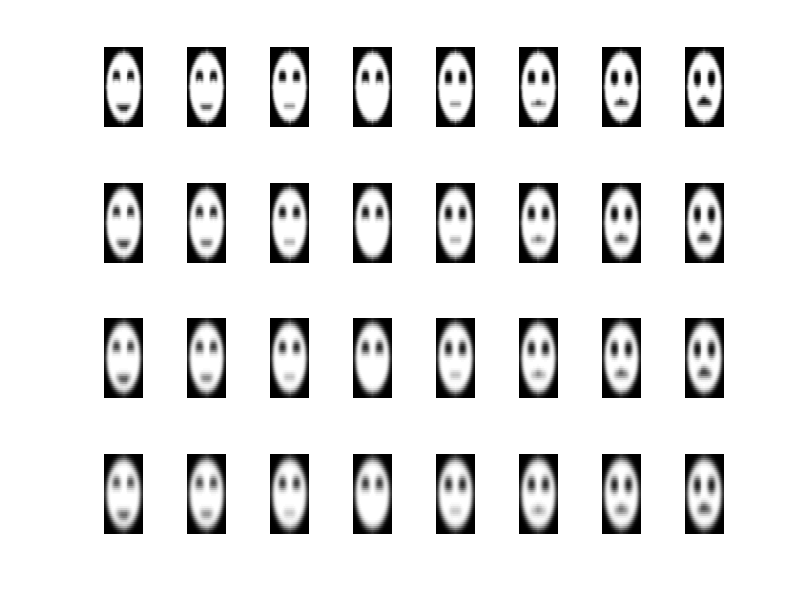

The MATLAB source for this figure: (Note: this script raises an error after producing the figure.)
function MakeEmojiData()
close all
N = 40;
face = zeros(N);
t = linspace(0,1,N);
[x,y] = meshgrid(t,t);
R = 0.45; % face radius
reye = 0.1; % eye radius
deye = R/2;
aleye = 5*pi/6;
scleye = [cos(aleye);sin(aleye)];
areye = pi/6;
screye = [cos(areye);sin(areye)];
c = [0.5;0.5]; % face center;
% mouth
mx1 = c(1) - R/2;
mx2 = c(1) + R/2;
my0 = c(2) - R/2;
mysin =@(a,x1,x2,y0,x)y0+a*sin(pi*(x-x1)/(x2-x1));
hm = R/5;
% eye
cleft = c + deye*scleye;
cright = c + deye*screye;
ae = pi/3;
xl1 = cleft(1) - reye*sin(ae);
xl2 = cleft(1) + reye*sin(ae);
xr1 = cright(1) - reye*sin(ae);
xr2 = cright(1) + reye*sin(ae);
y0 = cleft(2) - reye*cos(ae);
he = reye*cos(ae);
% draw face
nt = 8;
nu = 4;
t = linspace(-1,1,nt);
u = linspace(0,1,nu);
I = (1 : N)';
bb = 0.1;
figure;
for j = 1 : nu
    bu = 0;
    fu = 1;
    for i = 1 : nt
        face = bu*ones(N);
        ind = find((x-c(1)).^2 + (y-c(2)).^2 < R^2);
        face(ind) = fu;
        si = @(x)mysin(-t(i)*he,xl1,xl2,y0,x);
        ind = find((x-cleft(1)).^2 + (y-cleft(2)).^2 <= reye^2 & si(x) <= y);
        face(ind) = bu;
        si = @(x)mysin(-t(i)*he,xr1,xr2,y0,x);
        ind = find((x-cright(1)).^2 + (y-cright(2)).^2 <= reye^2 & si(x) <= y);
        face(ind) = bu;
        si = @(x)mysin(t(i)*hm,mx1,mx2,my0,x);
        if t(i) >= 0
            ind = find(si(x) >= y & y >= my0 & x >= mx1 & x <= mx2);
        else
            ind = find(si(x) <= y & y <= my0 & x >= mx1 & x <= mx2);
        end    
        face(ind) = bu;
        % smooth
        subplot(nu,nt,(j-1)*nt + i);
        for k = 1 : 2 + 4*j
            face = bb*(face(circshift(I,[-1,0]),:)+face(circshift(I,[1,0]),:)+...
                face(:,circshift(I,[-1,0]))+face(:,circshift(I,[1,0])))+(1-4*bb)*face;
        end
        imagesc(face);
        caxis([0,1]);
        axis xy
        axis off
        colormap gray
        drawnow
    end
end
    
% make data
nuold = nu;
nt = 32;
nu = 32;
t = linspace(-1,1,nt);
u = linspace(0,0.4,nu);
I = (1 : N)';
n = nt*nu;
count = 0;
X = zeros(n,N^2);
del = bb*(nuold/nu);
col = parula(1000);
c = zeros(n,3);
for j = 1 : nu
    bu = 0;
    fu = 1;
    for i = 1 : nt
        count = count + 1;
        face = bu*ones(N);
        ind = find((x-c(1)).^2 + (y-c(2)).^2 < R^2);
        face(ind) = fu;
        si = @(x)mysin(-t(i)*he,xl1,xl2,y0,x);
        ind = find((x-cleft(1)).^2 + (y-cleft(2)).^2 <= reye^2 & si(x) <= y);
        face(ind) = bu;
        si = @(x)mysin(-t(i)*he,xr1,xr2,y0,x);
        ind = find((x-cright(1)).^2 + (y-cright(2)).^2 <= reye^2 & si(x) <= y);
        face(ind) = bu;
        si1 = @(x)mysin(t(i)*hm,mx1,mx2,my0,x);
        si2 = @(x)mysin((1-t(i)^2)*hm,mx1,mx2,my0,x);
        if t(i) >= 0
            ind = find(si1(x) >= y & y >= si2(x) & x >= mx1 & x <= mx2);
        else
            ind = find(si1(x) <= y & y <= si2(x) & x >= mx1 & x <= mx2);
        end    
        face(ind) = bu;
        % smooth
        for k = 1 : 4*(j+1)
            face = del*(face(circshift(I,[-1,0]),:)+face(circshift(I,[1,0]),:)+...
                face(:,circshift(I,[-1,0]))+face(:,circshift(I,[1,0])))+face*(1-4*del);
        end
        X(count,:) = face(:)';
        c(count,:) = col(ceil(1000*sqrt((i^2+j^2)/(nt^2+nu^2))),:);
    end
end
data3 = X;
save('FaceData.mat','data3','c');
end
    




